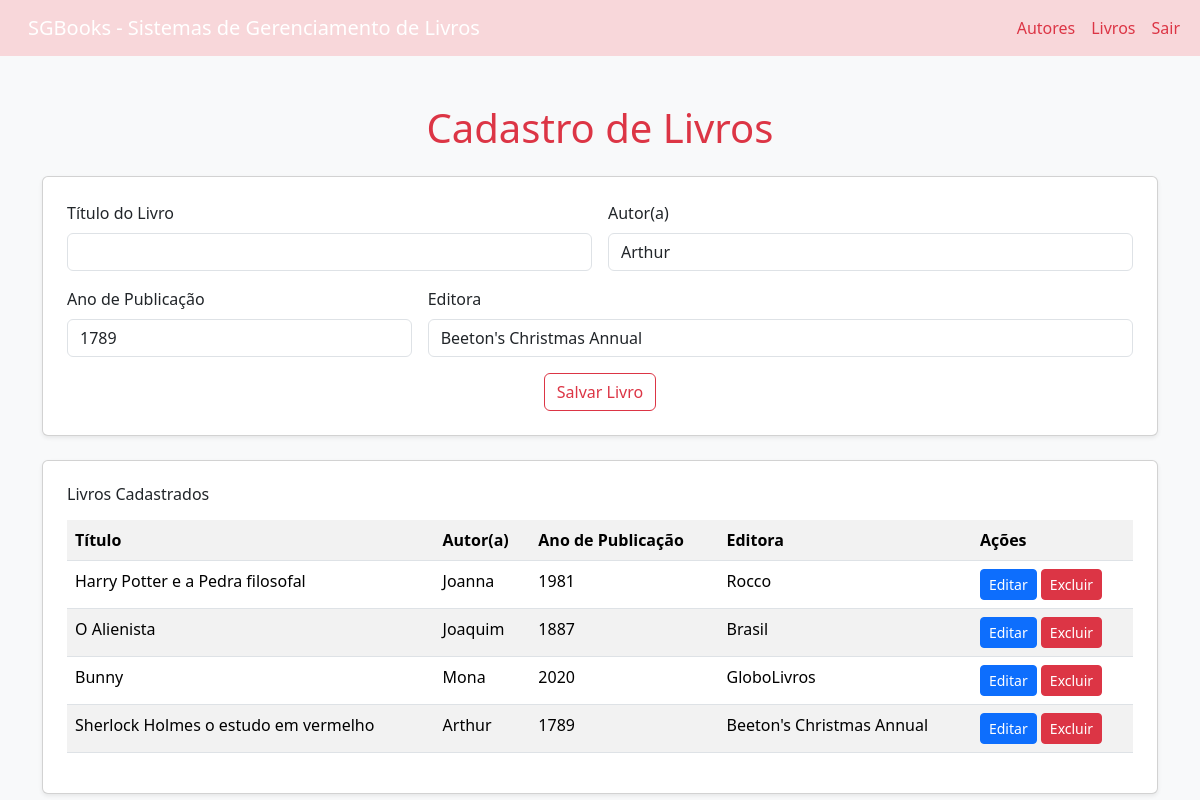
The page /livros/editar/4 on the database its author committed.
### sgblivros/models.py (models this page shows)
class Livro(models.Model): #models.model indica que a classe Livro é um modelo do Django é padrão
    titulo = models.CharField(max_length=200) #CharField é um campo de texto com tamanho máximo definido
    autor = models.ForeignKey(Autor, on_delete=models.CASCADE, related_name='livros') #ForeignKey cria uma relação muitos-para-um com o modelo Autor
    ano_publicacao = models.PositiveIntegerField()
    editora = models.CharField(max_length=100, blank=True, null=True) #blank e null permitem que o campo seja opcional
    '''
    def __str__(self):
        return self.titulo
        '''

class Autor (models.Model):
    nome = models.CharField (max_length=150)
    sobrenome = models.CharField (max_length=500)
    data_nascimento = models.DateField (blank=True, null=True)
    nacionalidade = models.CharField (max_length=80, blank=True, null=True)
    '''
    def __str__(self):
        return f"{self.nome} {self.sobrenome}"
        '''

### sgblivros/views.py (the view, shortened to what this page needs)
# urls.py: path('editar/<int:livro_id>', views.edita_livro, name='edita_livro'),
def edita_livro(request, livro_id):
    livro = get_object_or_404(Livro, id=livro_id)
    livros = Livro.objects.all()  # Recupera todos os livros do banco de dados
    autores = Autor.objects.all()
    return render(request, 'livros.html', {'livros': livros, 'autores': autores, 'livro_editar': livro})

### sgblivros/templates/livros.html (shortened to what this page needs)
<!DOCTYPE html>
<html lang="pt-br">
  <head>
    <link href="https://cdn.jsdelivr.net/npm/bootstrap@5.3.8/dist/css/bootstrap.min.css" rel="stylesheet">
  </head>
  <body class="bg-light">
    <header>
        <nav class="navbar navbar-expand-lg navbar-dark bg-danger-subtle">
          <div class="container-fluid">
            <a class="navbar-brand mb-0 h1 mx-3 text-gray" href="#">SGBooks - Sistemas de Gerenciamento de Livros</a>
            <div class="collapse navbar-collapse" id="navbarNav">
              <ul class="navbar-nav ms-auto">
                <li class="nav-item">
                  <a class="nav-link text-danger" href="{% url 'autores' %}">Autores</a>
                </li>
                <li class="nav-item">
                  <a class="nav-link text-danger" href="{% url 'livros' %}">Livros</a>
                </li>
                <li class="nav-item">
                  <a class="nav-link text-danger" href="{% url 'logout' %}" class="danger">Sair</a>
                </li>
              </ul>
            </div>
          </div>
        </nav>
    </header>
    <div class="container mt-5">
      <h1 class="mb-4 text-center text-danger">Cadastro de Livros</h1>
      <div class="card p-4 mb-4 shadow-sm">
          <form action="" method="POST">
            <div class="row g-3">
              <div class="col-md-6">
                <label class="form-label">Título do Livro</label>
                <input type="text" name="titulo" class="form-control" value="{{ titulo_editar.titulo|default:'' }}" required>
              </div>
              <div class="col-md-6">
                <label class="form-label">Autor(a)</label>
                <input type="text" name="autor" class="form-control" value="{{ livro_editar.autor.nome|default:'' }}" required>
              </div>
              <div class="col-md-4">
                <label class="form-label">Ano de Publicação</label>
                <input type="number" name="ano_publicacao" class="form-control" value="{{ livro_editar.ano_publicacao|default:'' }}" required>
              </div>
              <div class="col-md-8">
                <label for="editora" class="form-label">Editora</label>
                <input type="text" name="editora" class="form-control" value="{{ livro_editar.editora|default:'' }}">
              </div>
            </div>
            <div class="mt-3 text-center">
              <button type="submit" class="btn btn-outline-danger">{% if livro_editar %}Salvar Livro{% else %}Adicionar Livro{% endif %}</button>
            </div>
          </form>
        </div>
        <div class="card p-4 shadow-sm">
          <h6 class="mb-3">Livros Cadastrados</h6>
          <table class="table table-striped table-hover">
            <tr>
              <th>Título</th>
              <th>Autor(a)</th>
              <th>Ano de Publicação</th>
              <th>Editora</th>
              <th>Ações</th>
            </tr>
            {% for livro in livros %}
              <tr>
                <td>{{ livro.titulo }}</td>
                <td>{{ livro.autor.nome }}</td>
                <td>{{ livro.ano_publicacao }}</td>
                <td>{{ livro.editora }}</td>
                <td>
                    <a href="{% url 'edita_livro' livro.id %}" class="btn btn-sm btn-primary">Editar</a>
                    <a href="{% url 'exclui_livro' livro.id %}" class="btn btn-sm btn-danger" onclick="return confirm('Deseja excluir esse livro?')">Excluir</a>
                </td>
              </tr>
            {% empty %}
            </table>
            <tr>
              <td colspan="5" class="text-center">Nenhum livro cadastrado.</td>
            </tr>
            {% endfor %}
        </div>
    </div>
  </body>
</html>

### rows shown on the page
Livro: autor "Arthur", ano_publicacao "1789", editora "Beeton's Christmas Annual", titulo "Sherlock Holmes o estudo em vermelho", autor.nome "Arthur"
Livro: titulo "Harry Potter e a Pedra filosofal", autor.nome "Joanna", ano_publicacao "1981", editora "Rocco"
Livro: titulo "O Alienista", autor.nome "Joaquim", ano_publicacao "1887", editora "Brasil"
Livro: titulo "Bunny", autor.nome "Mona", ano_publicacao "2020", editora "GloboLivros"
